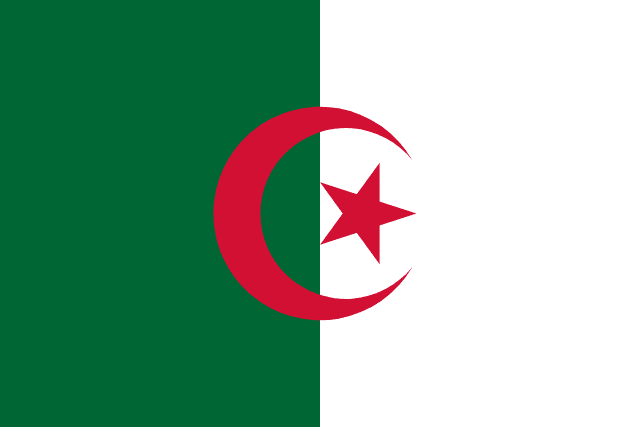
#> input picture flags/wip/temp/assets/Algeria.png, 640 x 427 px; its folder holds 4 pictures in this run
$ python generate_sprite.py
#> lines starting #> are read from the running program, lines starting #| are printed output that depends on the picture
import os
import json
from PIL import Image
import requests
import re

# Путь к директории с флагами
FLAGS_DIR = os.path.join(os.path.dirname(__file__), 'temp/assets')
# Путь для сохранения спрайта и json
ASSETS_DIR = os.path.join(os.path.dirname(__file__), '..', 'assets')
os.makedirs(ASSETS_DIR, exist_ok=True)
SPRITE_PATH = os.path.join(ASSETS_DIR, 'flags.png')
JSON_PATH = os.path.join(ASSETS_DIR, 'flags.json')

# Коды языков для перевода
LANGS = ['ru', 'en', 'es', 'cn', 'fr']

# Кэш переводов
TRANSLATIONS = {}

# Получение переводов с restcountries.com
RESTCOUNTRIES_URL = 'https://restcountries.com/v3.1/all?fields=name,translations'

def normalize_name(name):
    # Lowercase, replace spaces/underscores, remove non-alphanum
    return re.sub(r'[^a-z0-9]', '', name.lower().replace('_', '').replace(' ', ''))

def fetch_translations():
    print('Загружаю данные стран с restcountries.com...')
    headers = {'Accept': 'application/json'}
    resp = requests.get(RESTCOUNTRIES_URL, timeout=30, headers=headers)
    if resp.status_code != 200:
        print(f"Ошибка загрузки данных: {resp.status_code} {resp.text}")
        raise Exception(f"restcountries.com error: {resp.status_code}")
    data = resp.json()
    for country in data:
        names = {}
        en = country.get('name', {}).get('common')
        if not en:
            continue
        names['en'] = en
        ru = country.get('translations', {}).get('rus', {}).get('common')
        if ru:
            names['ru'] = ru
        es = country.get('translations', {}).get('spa', {}).get('common')
        if es:
            names['es'] = es
        cn = country.get('translations', {}).get('zho', {}).get('common')
        if cn:
            names['cn'] = cn
        fr = country.get('translations', {}).get('fra', {}).get('common')
        if fr:
            names['fr'] = fr
        # Индексируем по всем вариантам названия
        variants = [en]
        if 'official' in country.get('name', {}):
            variants.append(country['name']['official'])
        variants += country.get('altSpellings', [])
        for key in variants:
            if key:
                TRANSLATIONS[normalize_name(key)] = names
    print(f'Загружено переводов: {len(TRANSLATIONS)}')

def get_translations(country_name):
    key = normalize_name(country_name)
    if key in TRANSLATIONS:
        names = TRANSLATIONS[key]
        return {lang: names.get(lang, names.get('en', country_name)) for lang in LANGS}
    return {lang: country_name for lang in LANGS}

def main():
    fetch_translations()
#> (the call stopped at in fetch_translations, `resp = requests.get(RESTCOUNTRIES_URL, timeout=30, headers=headers)`: the network is not available in this run)
    flag_files = [f for f in os.listdir(FLAGS_DIR) if f.lower().endswith(('.png', '.jpg', '.jpeg', '.webp'))]
    flag_files.sort()  # Для стабильного порядка
    images = []
    names = []
    for fname in flag_files:
        path = os.path.join(FLAGS_DIR, fname)
        try:
            img = Image.open(path).convert('RGBA')
            images.append(img)
            name = os.path.splitext(fname)[0]
            names.append(name)
        except Exception as e:
            print(f"Ошибка при обработке {fname}: {e}")

    if not images:
        print("Нет изображений для обработки.")
        return

    # Все флаги будут размещены вертикально друг под другом
    width = max(img.width for img in images)
    total_height = sum(img.height for img in images)
    sprite = Image.new('RGBA', (width, total_height), (255, 255, 255, 0))

    config = []
    y_offset = 0
    for img, name in zip(images, names):
        sprite.paste(img, (0, y_offset))
        entry = {
            'img': {
                'top': y_offset,
                'bottom': y_offset + img.height,
                'left': 0,
                'right': img.width
            },
            'name': get_translations(name)
        }
        config.append(entry)
        y_offset += img.height
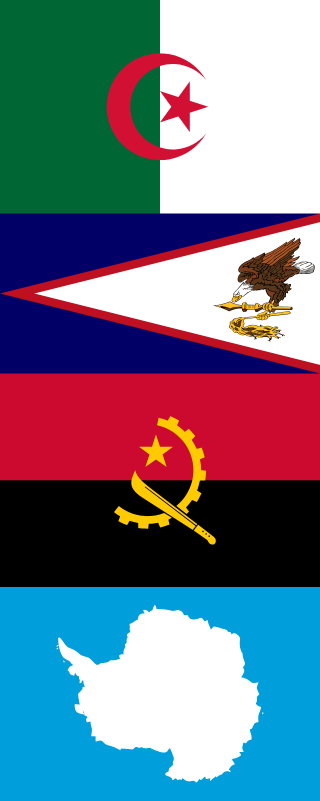
#> sprite: PIL image 640x1601 RGBA (shown at 1/2 size); mean R, G, B, A 109, 117.4, 135.1, 255

    sprite.save(SPRITE_PATH)
    print(f"Сохранен спрайт: {SPRITE_PATH}")
    with open(JSON_PATH, 'w', encoding='utf-8') as f:
        json.dump(config, f, ensure_ascii=False, indent=2)
    print(f"Сохранен конфиг: {JSON_PATH}")

if __name__ == '__main__':
    main()
